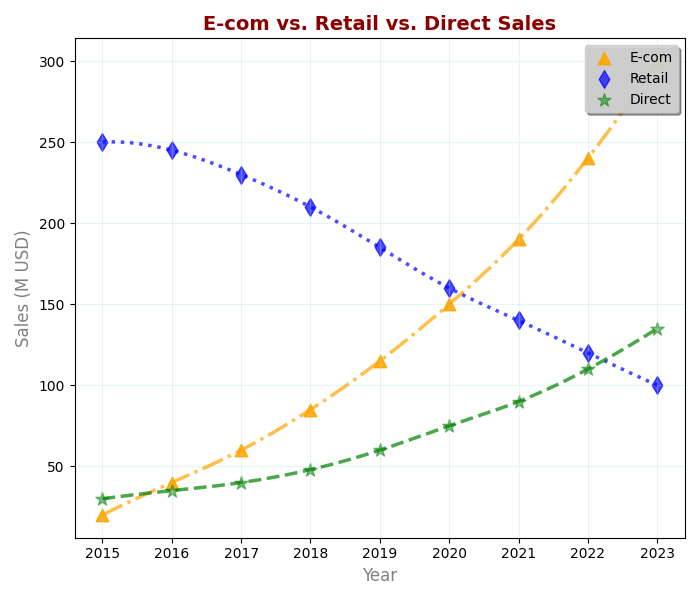

The script that drew this image:
import matplotlib.pyplot as plt
import numpy as np
from scipy.interpolate import make_interp_spline

years = np.array([2015, 2016, 2017, 2018, 2019, 2020, 2021, 2022, 2023])
e_commerce_sales = np.array([20, 40, 60, 85, 115, 150, 190, 240, 300])
retail_sales = np.array([250, 245, 230, 210, 185, 160, 140, 120, 100])
direct_sales = np.array([30, 35, 40, 48, 60, 75, 90, 110, 135])

fig, ax1 = plt.subplots(figsize=(7, 6))

# Altered color and marker types, styles
e_commerce_color = 'orange'
retail_color = 'blue'
direct_color = 'green'

ax1.scatter(years, e_commerce_sales, color=e_commerce_color, label='E-com', marker='^', s=80, alpha=0.9)
ax1.scatter(years, retail_sales, color=retail_color, label='Retail', marker='d', s=80, alpha=0.7)
ax1.scatter(years, direct_sales, color=direct_color, label='Direct', marker='*', s=100, alpha=0.5)

years_fine = np.linspace(years.min(), years.max(), 300)
e_commerce_spline = make_interp_spline(years, e_commerce_sales)(years_fine)
retail_spline = make_interp_spline(years, retail_sales)(years_fine)
direct_spline = make_interp_spline(years, direct_sales)(years_fine)

ax1.plot(years_fine, e_commerce_spline, color=e_commerce_color, linestyle='-.', linewidth=2.5, alpha=0.7)
ax1.plot(years_fine, retail_spline, color=retail_color, linestyle=':', linewidth=2.5, alpha=0.7)
ax1.plot(years_fine, direct_spline, color=direct_color, linestyle='--', linewidth=2.5, alpha=0.7)

ax1.set_title("E-com vs. Retail vs. Direct Sales", fontsize=14, weight='bold', color='darkred')
ax1.set_xlabel("Year", fontsize=12, color='gray')
ax1.set_ylabel("Sales (M USD)", fontsize=12, color='gray')

# Legend style update
ax1.legend(loc='upper right', fontsize=10, frameon=True, framealpha=0.9, shadow=True, facecolor='lightgrey')

# Grid style update
ax1.grid(True, linestyle='-', alpha=0.3, color='lightblue')

plt.tight_layout()
plt.show()
